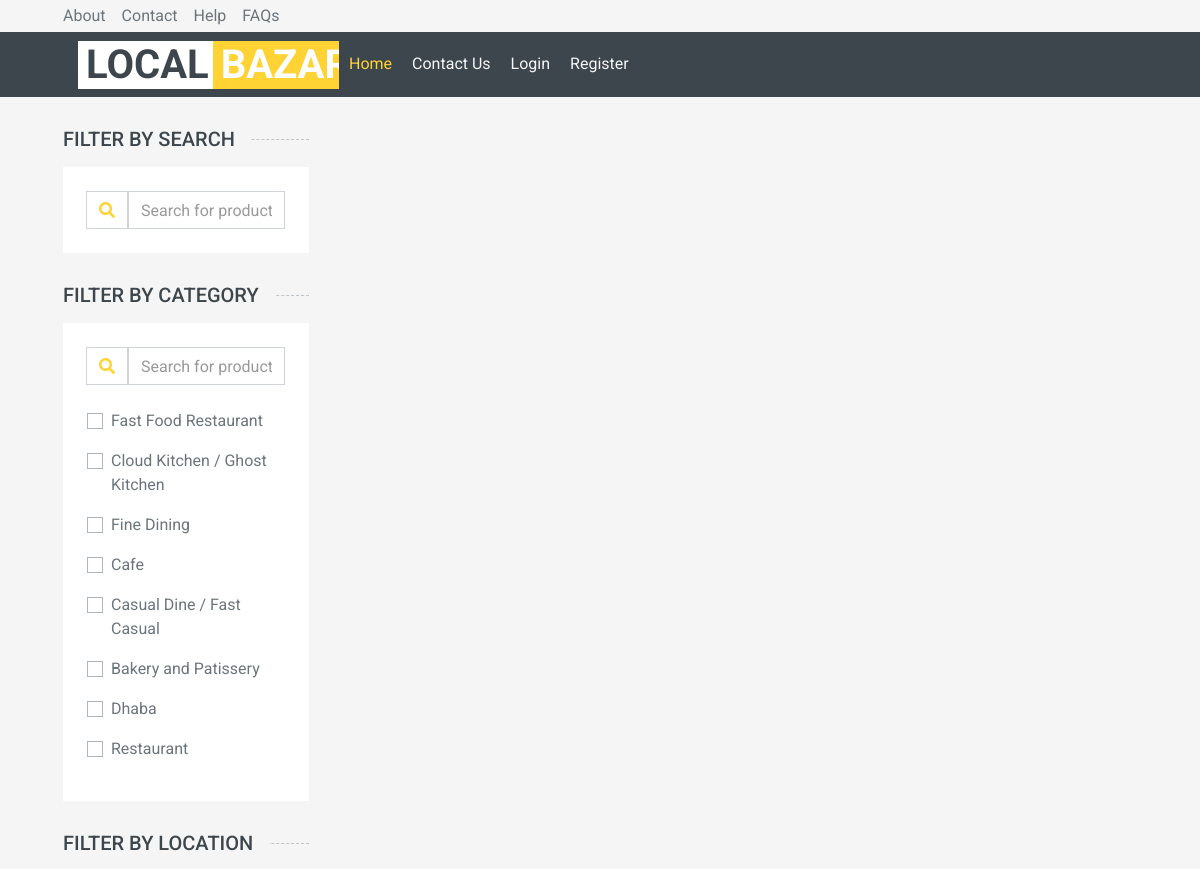
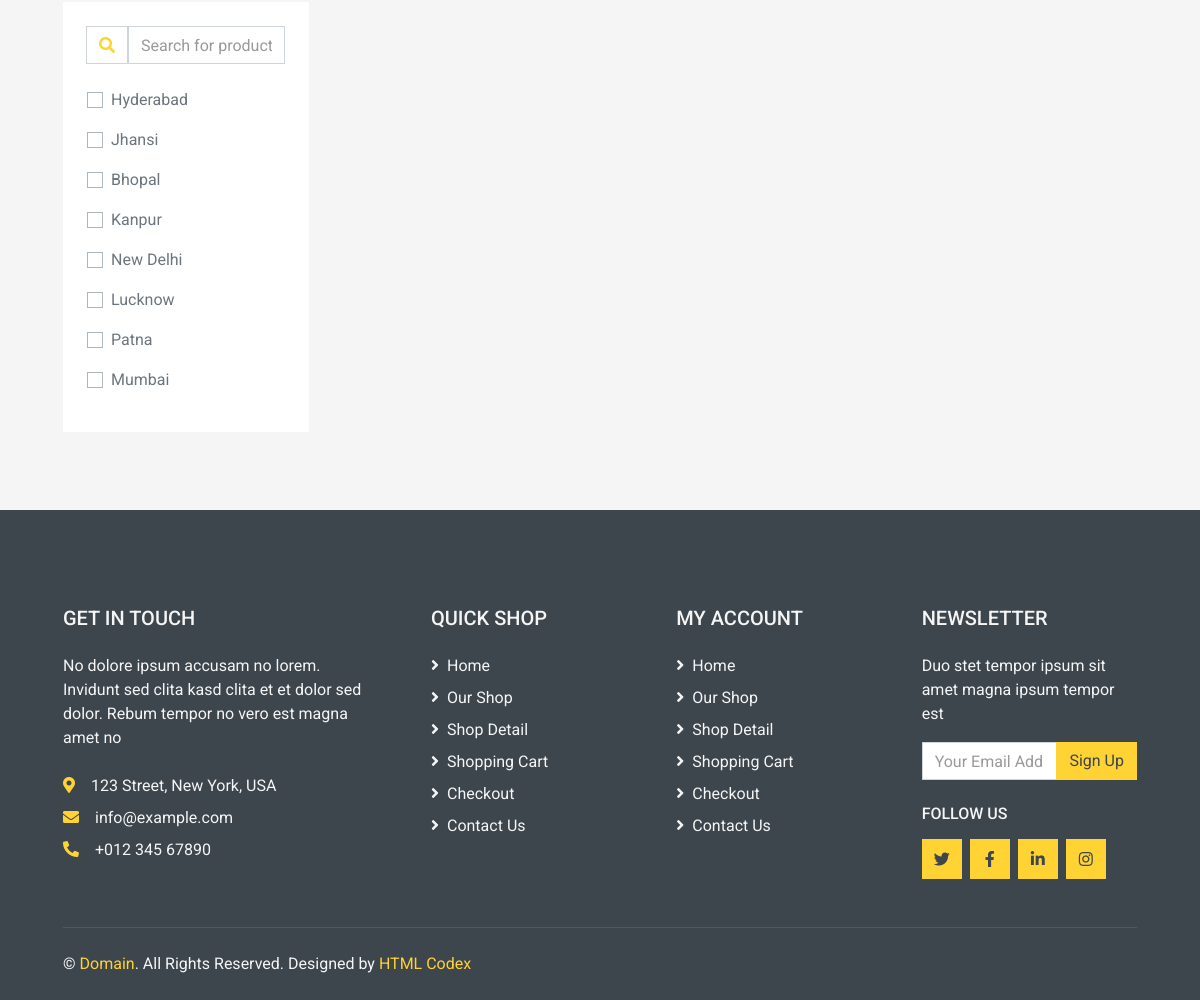
The page / on the database its author committed (2 pictures, top to bottom).
### tables this page shows
CREATE TABLE `bcategory` (
  `bcid` int(11) NOT NULL,
  `bcatname` varchar(200) NOT NULL,
  `bcat_del` varchar(200) NOT NULL DEFAULT '0'
);

CREATE TABLE `bcity` (
  `bcityid` int(11) NOT NULL,
  `bcityname` varchar(200) NOT NULL,
  `bcity_del` varchar(200) NOT NULL DEFAULT '0'
);

### application/controllers/Welcome.php (called while the page is built, shortened)
<?php
class Welcome extends CI_Controller {
	function __construct() {
		$this->load->helper(array('url','form','html'));
		$this->load->helper('file');
		$this->load->model('Model');
		$this->load->library('session');
    }
	public function index()
	{
			$data['result2'] = $this->Model->index_category();
			$data['result3'] = $this->Model->index_city();
			$this->load->view('header');
			$this->load->view('shop', $data);
			$this->load->view('footer');
	}
}

### index.php (called while the page is built, shortened)
<?php
require_once BASEPATH.'core/CodeIgniter.php';

### application/models/Model.php (called while the page is built, shortened)
<?php
class Model extends CI_Model {
    public function index_category()
    {
        $this->db->select('*');
        $this->db->from('bcategory');
        return $this->db->get()->result_array();
    }
    public function index_city()
    {
        $this->db->select('*');
        $this->db->from('bcity');
        return $this->db->get()->result_array();
    }
}

### application/views/shop.php (the view, shortened to what this page needs)
<div class="container-fluid">
    <div class="row px-xl-5">
        <div class="col-lg-3 col-md-4">
            <h5 class="section-title position-relative text-uppercase mb-3"><span class="bg-secondary pr-3">Filter by Search</span></h5>
            <div class="bg-light p-4 mb-30">
                <form action="">
                    <div class="input-group">
                        <div class="input-group-append">
                            <span class="input-group-text bg-transparent text-primary">
                                <i class="fa fa-search"></i>
                            </span>
                        </div>
                        <input type="text" class="form-control" id="s" placeholder="Search for products">
                    </div>
                </form>
            </div>
            <h5 class="section-title position-relative text-uppercase mb-3"><span class="bg-secondary pr-3">Filter by Category</span></h5>
            <div class="bg-light p-4 mb-30">
                <form action="" class="pb-4">
                    <div class="input-group">
                        <div class="input-group-append">
                            <span class="input-group-text bg-transparent text-primary">
                                <i class="fa fa-search"></i>
                            </span>
                        </div>
                        <input type="text" class="form-control" placeholder="Search for products">
                    </div>
                </form>
                <?php
                foreach($result2 as $row2)
                {
                    $cat = $row2['bcatname'];
                ?>
                <div class="custom-control custom-checkbox d-flex align-items-center justify-content-between mb-3">
                    <label class="custom-control-label" for="<?php echo $cat; ?>"><?php echo $cat; ?></label>
                </div>
                <?php
                }
                ?>
            </div>
            <h5 class="section-title position-relative text-uppercase mb-3"><span class="bg-secondary pr-3">Filter by Location</span></h5>
            <div class="bg-light p-4 mb-30">
                <form action="" class="pb-4">
                    <div class="input-group">
                        <div class="input-group-append">
                            <span class="input-group-text bg-transparent text-primary">
                                <i class="fa fa-search"></i>
                            </span>
                        </div>
                        <input type="text" class="form-control" placeholder="Search for products">
                    </div>
                </form>
                <?php
                foreach($result3 as $row3)
                {
                    $city = $row3['bcityname'];
                ?>
                <div class="custom-control custom-checkbox d-flex align-items-center justify-content-between mb-3">
                    <label class="custom-control-label" for="<?php echo $city; ?>"><?php echo $city; ?></label>
                </div>
                <?php
                }
                ?>
            </div>
        </div>
        <div class="col-lg-9 col-md-8">
            <div class="row pb-3">
                <div class="col-12 pb-1">
                </div>
            </div>
        </div>
    </div>
</div>

### application/views/header.php (shortened to what this page needs)
<!DOCTYPE html>
<html lang="en">
<head>
    <link href="https://cdnjs.cloudflare.com/ajax/libs/font-awesome/5.10.0/css/all.min.css" rel="stylesheet">
    <link href="<?php echo base_url('lib/animate/animate.min.css'); ?>" rel="stylesheet">
    <link href="<?php echo base_url('lib/owlcarousel/assets/owl.carousel.min.css'); ?>" rel="stylesheet">
    <link href="<?php echo base_url('css/style.css'); ?>" rel="stylesheet">
</head>
<body>
    <div class="container-fluid">
        <div class="row bg-secondary py-1 px-xl-5">
            <div class="col-lg-6 d-none d-lg-block">
                <div class="d-inline-flex align-items-center h-100">
                    <a class="text-body mr-3" href="">About</a>
                    <a class="text-body mr-3" href="">Contact</a>
                    <a class="text-body mr-3" href="">Help</a>
                    <a class="text-body mr-3" href="">FAQs</a>
                </div>
            </div>
        </div>
    </div>
    <div class="container-fluid bg-dark mb-30">
        <div class="row px-xl-5">
            <div class="col-lg-3 d-none d-lg-block">
                <a class="btn d-flex align-items-center justify-content-between bg-dark w-100 pt-2" href="<?php echo site_url('Welcome/index'); ?>" style="height: 65px; padding: 0 30px;">
                    <span class="h1 text-uppercase text-dark bg-light px-2 ml-n3">Local</span>
                    <span class="h1 text-uppercase text-light bg-primary px-2 ml-n1">Bazar</span>
                </a>
            </div>
            <div class="col-lg-9">
                <nav class="navbar navbar-expand-lg bg-dark navbar-dark py-3 py-lg-0 px-0">
                    <div class="collapse navbar-collapse justify-content-between" id="navbarCollapse">
                        <div class="navbar-nav mr-auto py-0">
                            <a href="<?php echo site_url('Welcome/index'); ?>" class="nav-item nav-link active">Home</a>
                            <a href="<?php echo site_url('Welcome/contact'); ?>" class="nav-item nav-link">Contact Us</a>
                            <?php
                            if(isset($_SESSION['uid']) && !empty($_SESSION['roleid']))
                            {
                                if($_SESSION['roleid'] == '3')
                                {
                                    echo '<a href='.site_url('Welcome/profile').' class="nav-item nav-link">My Profile</a>';
                                }
                                else
                                {
                                    echo '<a href='.site_url('Welcome/dash').' class="nav-item nav-link">Dashboard</a>';
                                }
                                echo '<a href='.site_url('Welcome/logout').' class="nav-item nav-link">Logout</a>';
                            }
                            else
                            {
                                echo '<a href='.site_url('Welcome/login').' class="nav-item nav-link">Login</a>';
                                echo '<a href='.site_url('Welcome/register').' class="nav-item nav-link">Register</a>';
                            }
                            ?>
                        </div>
                    </div>
                </nav>
            </div>
        </div>
    </div>

### application/views/footer.php (shortened to what this page needs)
        <div class="container-fluid bg-dark text-secondary mt-5 pt-5">
            <div class="row px-xl-5 pt-5">
                <div class="col-lg-4 col-md-12 mb-5 pr-3 pr-xl-5">
                    <h5 class="text-secondary text-uppercase mb-4">Get In Touch</h5>
                    <p class="mb-4">No dolore ipsum accusam no lorem. Invidunt sed clita kasd clita et et dolor sed dolor. Rebum tempor no vero est magna amet no</p>
                    <p class="mb-2"><i class="fa fa-map-marker-alt text-primary mr-3"></i>123 Street, New York, USA</p>
                    <p class="mb-2"><i class="fa fa-envelope text-primary mr-3"></i>info@example.com</p>
                    <p class="mb-0"><i class="fa fa-phone-alt text-primary mr-3"></i>+012 345 67890</p>
                </div>
                <div class="col-lg-8 col-md-12">
                    <div class="row">
                        <div class="col-md-4 mb-5">
                            <h5 class="text-secondary text-uppercase mb-4">Quick Shop</h5>
                            <div class="d-flex flex-column justify-content-start">
                                <a class="text-secondary mb-2" href="#"><i class="fa fa-angle-right mr-2"></i>Home</a>
                                <a class="text-secondary mb-2" href="#"><i class="fa fa-angle-right mr-2"></i>Our Shop</a>
                                <a class="text-secondary mb-2" href="#"><i class="fa fa-angle-right mr-2"></i>Shop Detail</a>
                                <a class="text-secondary mb-2" href="#"><i class="fa fa-angle-right mr-2"></i>Shopping Cart</a>
                                <a class="text-secondary mb-2" href="#"><i class="fa fa-angle-right mr-2"></i>Checkout</a>
                                <a class="text-secondary" href="#"><i class="fa fa-angle-right mr-2"></i>Contact Us</a>
                            </div>
                        </div>
                        <div class="col-md-4 mb-5">
                            <h5 class="text-secondary text-uppercase mb-4">My Account</h5>
                            <div class="d-flex flex-column justify-content-start">
                                <a class="text-secondary mb-2" href="#"><i class="fa fa-angle-right mr-2"></i>Home</a>
                                <a class="text-secondary mb-2" href="#"><i class="fa fa-angle-right mr-2"></i>Our Shop</a>
                                <a class="text-secondary mb-2" href="#"><i class="fa fa-angle-right mr-2"></i>Shop Detail</a>
                                <a class="text-secondary mb-2" href="#"><i class="fa fa-angle-right mr-2"></i>Shopping Cart</a>
                                <a class="text-secondary mb-2" href="#"><i class="fa fa-angle-right mr-2"></i>Checkout</a>
                                <a class="text-secondary" href="#"><i class="fa fa-angle-right mr-2"></i>Contact Us</a>
                            </div>
                        </div>
                        <div class="col-md-4 mb-5">
                            <h5 class="text-secondary text-uppercase mb-4">Newsletter</h5>
                            <p>Duo stet tempor ipsum sit amet magna ipsum tempor est</p>
                            <form action="">
                                <div class="input-group">
                                    <input type="text" class="form-control" placeholder="Your Email Address">
                                    <div class="input-group-append">
                                        <button class="btn btn-primary">Sign Up</button>
                                    </div>
                                </div>
                            </form>
                            <h6 class="text-secondary text-uppercase mt-4 mb-3">Follow Us</h6>
                            <div class="d-flex">
                                <a class="btn btn-primary btn-square mr-2" href="#"><i class="fab fa-twitter"></i></a>
                                <a class="btn btn-primary btn-square mr-2" href="#"><i class="fab fa-facebook-f"></i></a>
                                <a class="btn btn-primary btn-square mr-2" href="#"><i class="fab fa-linkedin-in"></i></a>
                                <a class="btn btn-primary btn-square" href="#"><i class="fab fa-instagram"></i></a>
                            </div>
                        </div>
                    </div>
                </div>
            </div>
            <div class="row border-top mx-xl-5 py-4" style="border-color: rgba(256, 256, 256, .1) !important;">
                <div class="col-md-6 px-xl-0">
                    <p class="mb-md-0 text-center text-md-left text-secondary">
                        &copy; <a class="text-primary" href="#">Domain</a>. All Rights Reserved. Designed
                        by
                        <a class="text-primary" href="https://htmlcodex.com">HTML Codex</a>
                    </p>
                </div>
                <div class="col-md-6 px-xl-0 text-center text-md-right">
                </div>
            </div>
        </div>
</body>
</html>

### rows shown on the page
bcategory: bcatname "Fast Food Restaurant"
bcategory: bcatname "Cloud Kitchen / Ghost Kitchen"
bcategory: bcatname "Fine Dining"
bcategory: bcatname "Cafe"
bcategory: bcatname "Casual Dine / Fast Casual"
bcategory: bcatname "Bakery and Patissery"
bcategory: bcatname "Dhaba"
bcategory: bcatname "Restaurant"
bcity: bcityname "Hyderabad"
bcity: bcityname "Jhansi"
bcity: bcityname "Bhopal"
bcity: bcityname "Kanpur"
bcity: bcityname "New Delhi"
bcity: bcityname "Lucknow"
bcity: bcityname "Patna"
bcity: bcityname "Mumbai"
